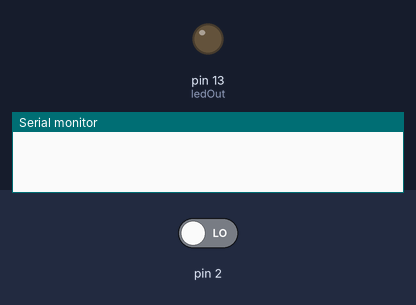
Recording of a sketch running on a simulated Arduino Uno, built with avr-gcc and run on an emulated ATmega328P. On the bench: output pins drawn as LEDs (lit = HIGH), the last lines printed to the serial monitor. The test bench sets the inputs (shaded band); at power-on: pin 2 LOW.

Above: at 1.2 s.
1.3 s: pin 2 driven HIGH
At 2.0 s:
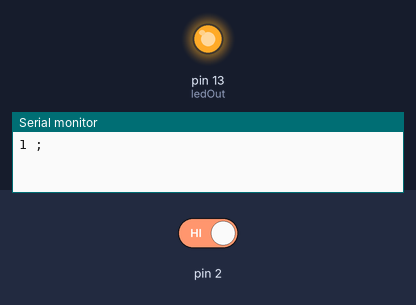
Timing chart, 0 to 4.3 s (numbered marks = the images above; inputs shaded):
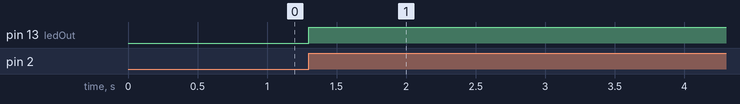

The sketch:

interrupt_debounce_1.ino
```cpp
//Software debouncing in Interrupt, by Delphiño K.M.

int ledOut = 13;
volatile int state = LOW;
long debouncing_time = 15; //Debouncing Time in Milliseconds
volatile unsigned long last_micros;


void setup() {
  pinMode(ledOut, OUTPUT); //
  attachInterrupt(0, debounceInterrupt, RISING);
  Serial.begin(9600);
}

void loop() {
}

void debounceInterrupt() {
  if((long)(micros() - last_micros) >= debouncing_time * 1000) {
    Interrupt();
    last_micros = micros();
  }
}

void Interrupt() {
  //Do Something
  state = !state;
  digitalWrite(ledOut, state);
  Serial.print(state);
  Serial.println(" ;");
}
```

Measured:
- after the input at 1.3 s, pin 13 (ledOut): LOW → HIGH at once
